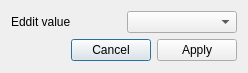
<?xml version="1.0" encoding="UTF-8"?>
<ui version="4.0">
 <class>EffectDialog</class>
 <widget class="QDialog" name="EffectDialog">
  <property name="geometry">
   <rect>
    <x>0</x>
    <y>0</y>
    <width>248</width>
    <height>73</height>
   </rect>
  </property>
  <property name="windowTitle">
   <string>Pick a Key</string>
  </property>
  <property name="sizeGripEnabled">
   <bool>false</bool>
  </property>
  <property name="modal">
   <bool>false</bool>
  </property>
  <layout class="QVBoxLayout" name="verticalLayout">
   <item>
    <layout class="QHBoxLayout" name="horizontalLayout">
     <item>
      <widget class="QLabel" name="label">
       <property name="text">
        <string>Eddit value</string>
       </property>
      </widget>
     </item>
     <item>
      <widget class="QComboBox" name="EffectSettingValueComboBox"/>
     </item>
    </layout>
   </item>
   <item>
    <widget class="QDialogButtonBox" name="buttonBox">
     <property name="orientation">
      <enum>Qt::Orientation::Horizontal</enum>
     </property>
     <property name="standardButtons">
      <set>QDialogButtonBox::StandardButton::Apply|QDialogButtonBox::StandardButton::Cancel</set>
     </property>
    </widget>
   </item>
  </layout>
 </widget>
 <resources/>
 <connections>
  <connection>
   <sender>buttonBox</sender>
   <signal>accepted()</signal>
   <receiver>EffectDialog</receiver>
   <slot>accept()</slot>
   <hints>
    <hint type="sourcelabel">
     <x>248</x>
     <y>254</y>
    </hint>
    <hint type="destinationlabel">
     <x>157</x>
     <y>274</y>
    </hint>
   </hints>
  </connection>
  <connection>
   <sender>buttonBox</sender>
   <signal>rejected()</signal>
   <receiver>EffectDialog</receiver>
   <slot>reject()</slot>
   <hints>
    <hint type="sourcelabel">
     <x>316</x>
     <y>260</y>
    </hint>
    <hint type="destinationlabel">
     <x>286</x>
     <y>274</y>
    </hint>
   </hints>
  </connection>
 </connections>
</ui>
